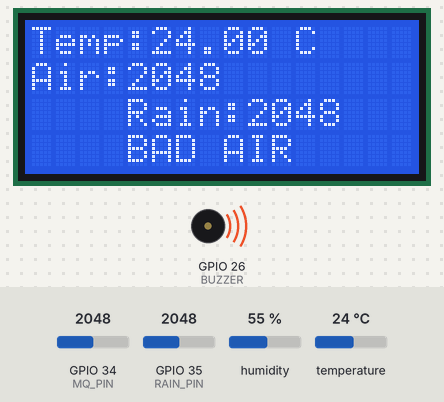
The program below on a simulated ESP32. On the bench: 16×4 character LCD, buzzer (waves = sounding, pin HIGH). The test bench sets the inputs (shaded band); at power-on: temperature 24 °C, GPIO 34 (MQ_PIN) = 2048, GPIO 35 (RAIN_PIN) = 2048, humidity 55 %. WiFi joins after 1.5 s; servers stay silent unless stated; uploads are accepted with an empty reply; what the program prints to the serial monitor is not drawn.

Above: at 7.3 s.
7.4 s: temperature set to 34.5 °C
At 12.4 s:
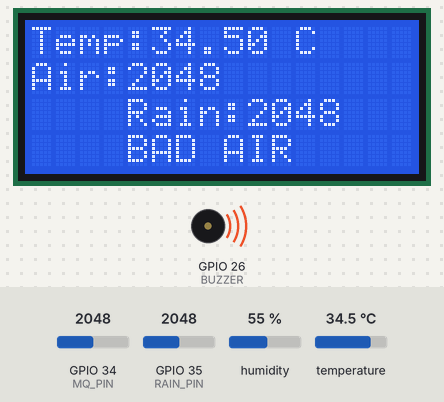
13.3 s: temperature set to 35.5 °C
At 16.9 s:
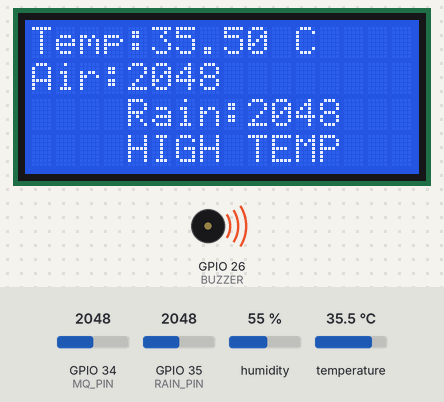
19.2 s: GPIO 34 (MQ_PIN) set to 1960
At 22.6 s:
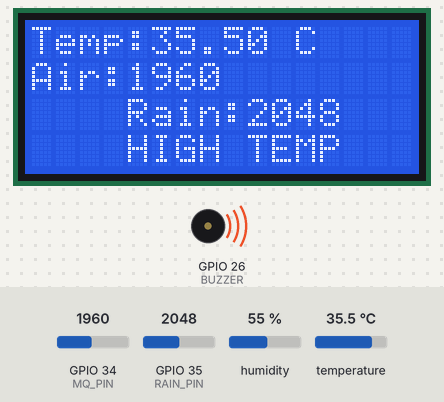
25.1 s: temperature set to 12 °C
At 28.1 s:
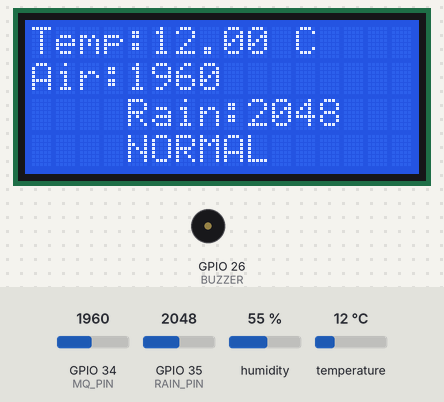
31.0 s: GPIO 35 (RAIN_PIN) set to 1954
At 32.7 s:
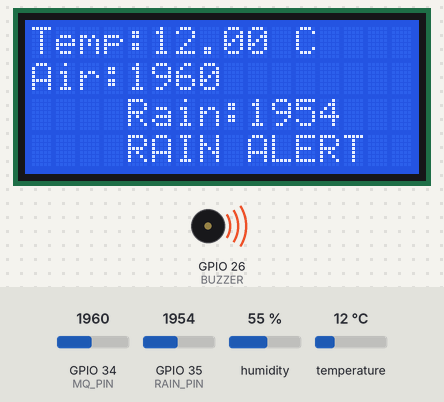
36.9 s: GPIO 34 (MQ_PIN) set to 2038
At 38.3 s:
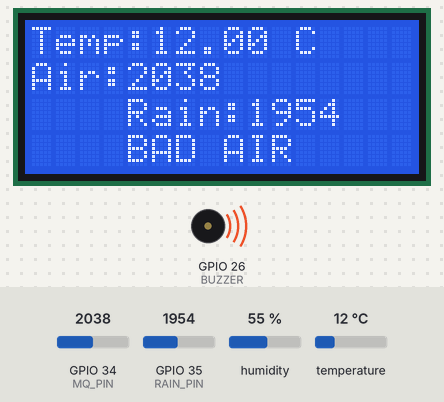
Timing chart, 0 to 39.9 s (numbered marks = the images above; inputs shaded):
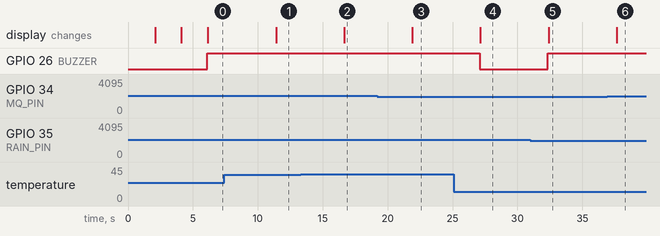

The program:

main.cpp
```cpp
#include <Arduino.h>
#include <WiFi.h>
#include <HTTPClient.h>
#include <DHT.h>
#include <Wire.h>
#include <LiquidCrystal_I2C.h>

// ---------------- WIFI ----------------
const char* ssid = "ESP32TEST";
const char* password = "12345678";

// ---------------- NODE.JS SERVER ----------------
// Replace with YOUR laptop IPv4 address
const char* serverName = "http://10.173.26.125:3000/sensor";

// ---------------- DHT22 ----------------
#define DHTPIN 4
#define DHTTYPE DHT22

DHT dht(DHTPIN, DHTTYPE);

// ---------------- MQ135 ----------------
#define MQ_PIN 34

// ---------------- RAIN SENSOR ----------------
#define RAIN_PIN 35

// ---------------- BUZZER ----------------
#define BUZZER 26

// ---------------- LCD ----------------
LiquidCrystal_I2C lcd(0x27, 16, 4);

void setup() {

  Serial.begin(115200);

  // DHT22
  dht.begin();

  // Buzzer
  pinMode(BUZZER, OUTPUT);

  // LCD
  Wire.begin(21, 22);

  lcd.init();
  lcd.backlight();

  lcd.setCursor(0,0);
  lcd.print("SMART MONITOR");

  delay(2000);

  lcd.clear();

  // ---------------- WIFI CONNECT ----------------

  WiFi.begin(ssid, password);

  lcd.setCursor(0,0);
  lcd.print("Connecting WiFi");

  Serial.print("Connecting WiFi");

  while (WiFi.status() != WL_CONNECTED) {

    delay(1000);
    Serial.print(".");
  }

  Serial.println("\nWiFi Connected!");

  Serial.print("ESP32 IP Address: ");
  Serial.println(WiFi.localIP());

  lcd.clear();

  lcd.setCursor(0,0);
  lcd.print("WiFi Connected");

  delay(2000);

  lcd.clear();
}

void loop() {

  // ---------------- SENSOR VALUES ----------------

  float temp = dht.readTemperature();

  int airValue = analogRead(MQ_PIN);

  int rainValue = analogRead(RAIN_PIN);

  String alert = "NORMAL";

  // ---------------- BUZZER ----------------

  digitalWrite(BUZZER, LOW);

  // HIGH TEMPERATURE
  if (temp > 35) {

    alert = "HIGH TEMP";

    digitalWrite(BUZZER, HIGH);
  }

  // BAD AIR QUALITY
  else if (airValue > 2000) {

    alert = "BAD AIR";

    digitalWrite(BUZZER, HIGH);
  }

  // RAIN DETECTED
  else if (rainValue < 2000) {

    alert = "RAIN ALERT";

    digitalWrite(BUZZER, HIGH);
  }

  // ---------------- LCD DISPLAY ----------------

  lcd.clear();

  lcd.setCursor(0,0);
  lcd.print("Temp:");
  lcd.print(temp);
  lcd.print(" C");

  lcd.setCursor(0,1);
  lcd.print("Air:");
  lcd.print(airValue);

  lcd.setCursor(0,2);
  lcd.print("Rain:");
  lcd.print(rainValue);

  lcd.setCursor(0,3);
  lcd.print(alert);

  // ---------------- SERIAL MONITOR ----------------

  Serial.print("Temp: ");
  Serial.print(temp);

  Serial.print(" | Air: ");
  Serial.print(airValue);

  Serial.print(" | Rain: ");
  Serial.print(rainValue);

  Serial.print(" | Alert: ");
  Serial.println(alert);

  // ---------------- SEND DATA TO NODE.JS ----------------

  if (WiFi.status() == WL_CONNECTED) {

    HTTPClient http;

    http.begin(serverName);

    http.addHeader("Content-Type", "application/json");

    // JSON DATA
    String jsonData = "{";

    jsonData += "\"temperature\":" + String(temp) + ",";
    jsonData += "\"air\":" + String(airValue) + ",";
    jsonData += "\"rain\":" + String(rainValue) + ",";
    jsonData += "\"alert\":\"" + alert + "\"";

    jsonData += "}";

    // SEND POST REQUEST
    int httpResponseCode = http.POST(jsonData);

    Serial.print("HTTP Response: ");
    Serial.println(httpResponseCode);

    http.end();
  }

  else {

    Serial.println("WiFi Disconnected");
  }

  // ---------------- UPDATE EVERY 5 SECONDS ----------------

  delay(5000);
}
```

Measured:
- the behaviour switches between 35 and 35.1 °C on temperature (found by bisection; images 1 and 2)
- the behaviour switches between 2000 and 1999 on GPIO 35 (RAIN_PIN) (found by bisection; images 4 and 5)
- the behaviour switches between 2000 and 2001 on GPIO 34 (MQ_PIN) (found by bisection; images 5 and 6)
- after the input at 7.4 s, the display: changes after 4.0 s (image 1)
- after the input at 13.3 s, the display: changes after 3.4 s (image 2)
- after the input at 19.2 s, the display: changes after 2.7 s (image 3)
- after the input at 25.1 s, GPIO 26 (BUZZER): HIGH → LOW after 2.0 s; the display: changes after 2.0 s (image 4)
- after the input at 31.0 s, GPIO 26 (BUZZER): LOW → HIGH after 1.3 s; the display: changes after 1.4 s (image 5)
- after the input at 36.9 s, the display: changes after 0.74 s (image 6)
